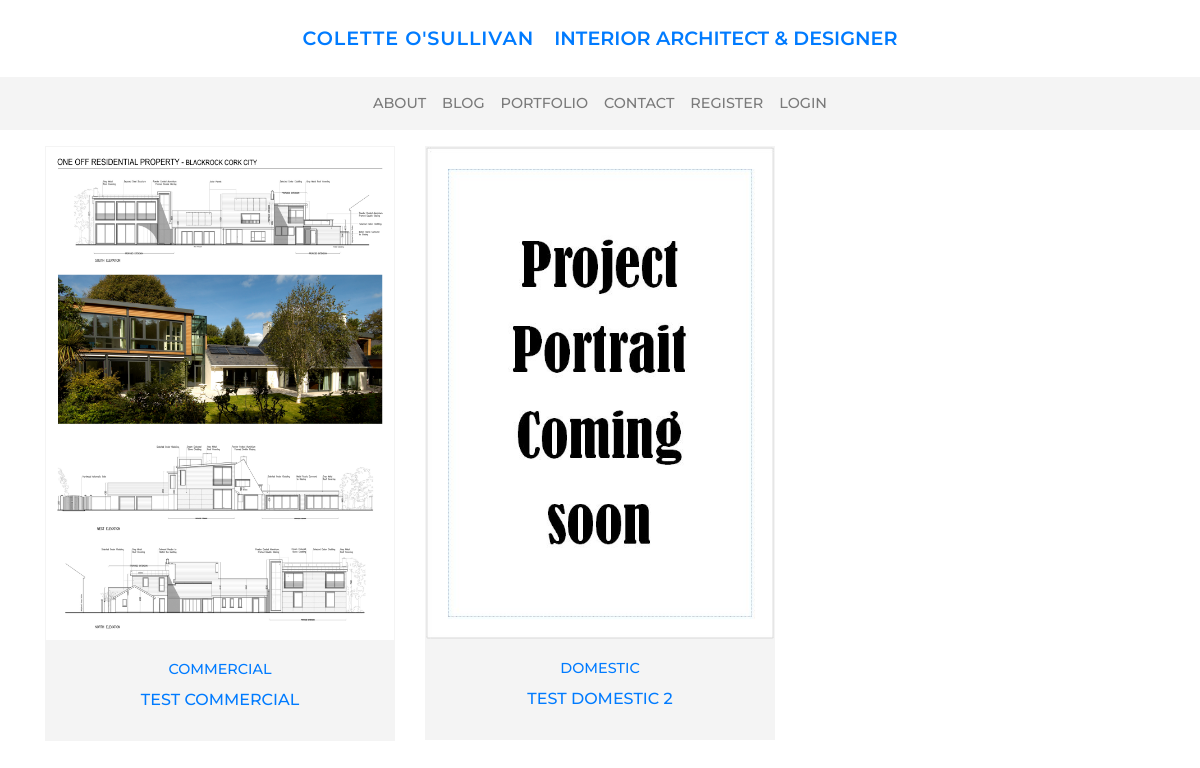
Page /portfolio/ on the earlier database version.
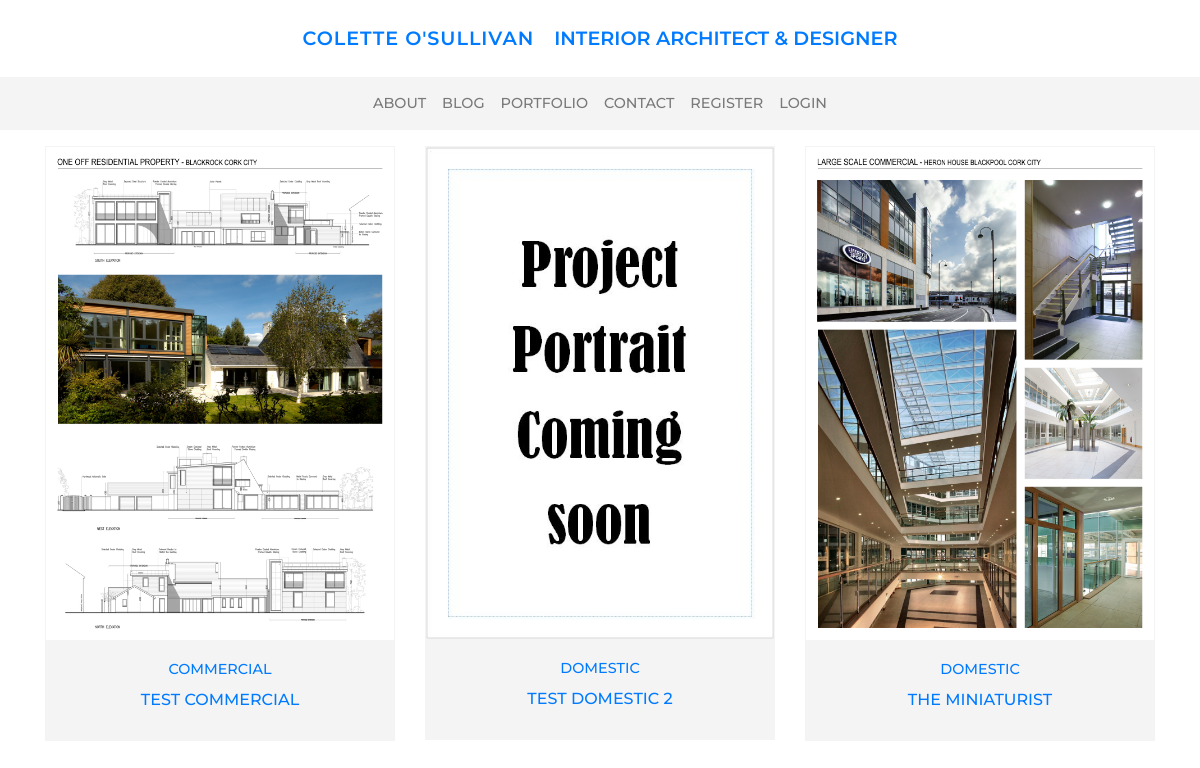
Same page on the later database version.
### portfolio/models.py (models this page shows, shortened)
class Project(models.Model):
    category = models.ForeignKey('Category', null=True, on_delete=models.CASCADE, related_name='projects')
    title = models.CharField(max_length=200)
    date = models.DateField(default=timezone.now)
    image_portrait = models.ImageField(default='project_portrait_default.jpg', upload_to="project_images")
    image_landscape = models.ImageField(default='project_landscape_default.jpg', upload_to="project_images")
    content = models.TextField()
    order = models.IntegerField(null=True)
    exclude = models.BooleanField(default=False)

class Category(models.Model):
    title = models.CharField(max_length=100)

### portfolio/views.py (the view)
# urls.py: path('', views.projects, name='projects'),
def projects(request):
    projects = Project.objects.filter(exclude=False).order_by('order')
    context = {'projects': projects}
    return render(request, 'portfolio/projects.html', context)

### portfolio/templates/portfolio/projects.html (shortened to what this page needs)
{% extends 'base.html' %}
{% load static %}
{% block content%}
<div class="row">
    {% for project in projects %}
    <div class="col-12 col-md-6 col-lg-4">
        <div class="card rounded-0 border-0 mb-2">
            <img src="{{ project.image_portrait.url }}" class="card-img-top image-fluid rounded-0 border-stone--1" alt="Placeholder image">
            <div class="card-body text-center stone height-cardtext">
                <a href="{% url 'project' pk=project.id %}">
                <h3 class="card-title">{{ project.category.title }}</h3>
                <h4 class="card-text">{{ project.title }}</h4>
            </a>
            </div>
        </div>
    </div>
    {% endfor %}
</div>
{% endblock %}

Differences in the rows shown:
added Project: image_portrait (picture), category "DOMESTIC", title "THE MINIATURIST"
